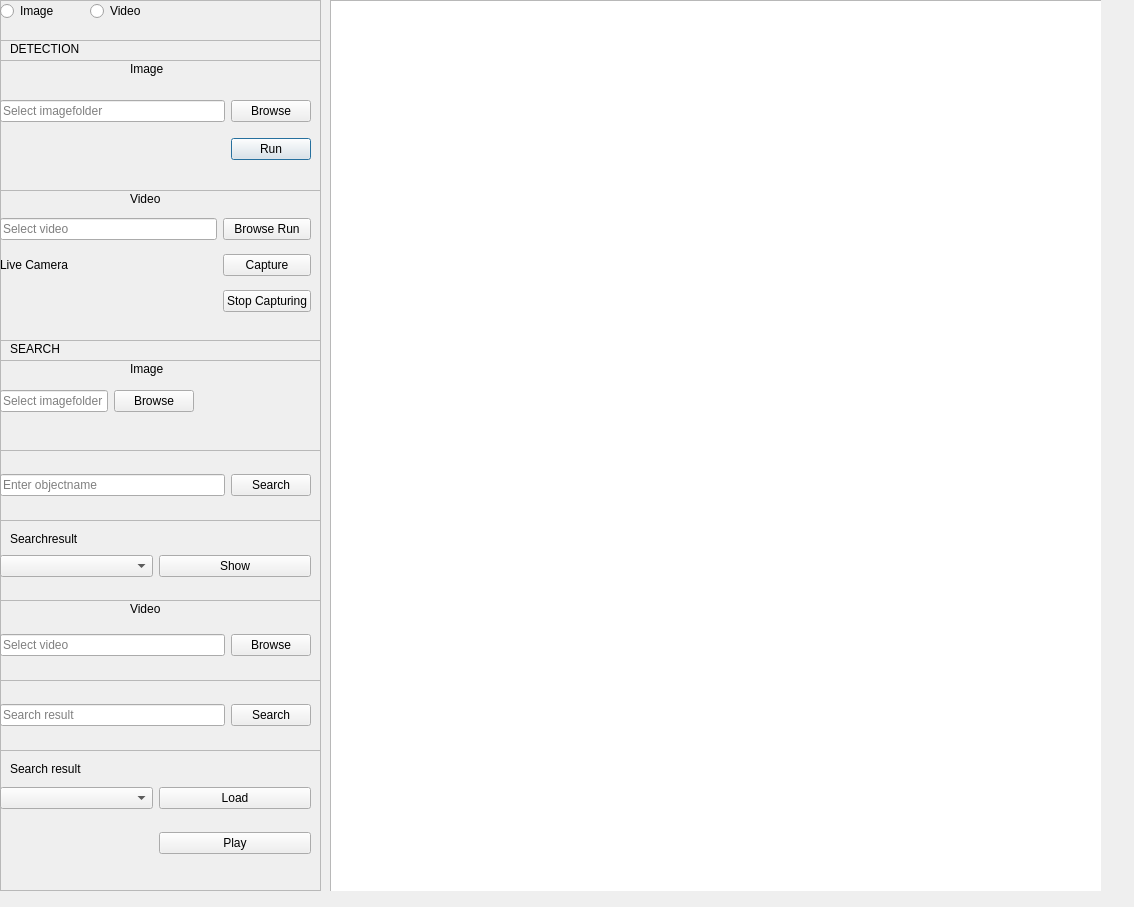
<?xml version="1.0" encoding="UTF-8"?>
<ui version="4.0">
 <class>Dialog</class>
 <widget class="QDialog" name="Dialog">
  <property name="geometry">
   <rect>
    <x>0</x>
    <y>0</y>
    <width>1134</width>
    <height>907</height>
   </rect>
  </property>
  <property name="windowTitle">
   <string>Dialog</string>
  </property>
  <widget class="QFrame" name="main_frame">
   <property name="geometry">
    <rect>
     <x>0</x>
     <y>0</y>
     <width>321</width>
     <height>891</height>
    </rect>
   </property>
   <property name="frameShape">
    <enum>QFrame::StyledPanel</enum>
   </property>
   <property name="frameShadow">
    <enum>QFrame::Raised</enum>
   </property>
   <widget class="QRadioButton" name="img_rad_btn">
    <property name="geometry">
     <rect>
      <x>0</x>
      <y>0</y>
      <width>71</width>
      <height>22</height>
     </rect>
    </property>
    <property name="text">
     <string>Image</string>
    </property>
   </widget>
   <widget class="QRadioButton" name="radioButton">
    <property name="geometry">
     <rect>
      <x>90</x>
      <y>0</y>
      <width>81</width>
      <height>22</height>
     </rect>
    </property>
    <property name="text">
     <string>Video</string>
    </property>
   </widget>
   <widget class="QLabel" name="label_2">
    <property name="geometry">
     <rect>
      <x>60</x>
      <y>720</y>
      <width>67</width>
      <height>17</height>
     </rect>
    </property>
    <property name="text">
     <string/>
    </property>
   </widget>
   <widget class="QFrame" name="detection_frame">
    <property name="geometry">
     <rect>
      <x>0</x>
      <y>40</y>
      <width>321</width>
      <height>301</height>
     </rect>
    </property>
    <property name="frameShape">
     <enum>QFrame::StyledPanel</enum>
    </property>
    <property name="frameShadow">
     <enum>QFrame::Raised</enum>
    </property>
    <widget class="QLabel" name="det_lbl">
     <property name="geometry">
      <rect>
       <x>10</x>
       <y>0</y>
       <width>91</width>
       <height>17</height>
      </rect>
     </property>
     <property name="text">
      <string>DETECTION</string>
     </property>
    </widget>
    <widget class="QFrame" name="det_slct_img_frame">
     <property name="geometry">
      <rect>
       <x>0</x>
       <y>20</y>
       <width>321</width>
       <height>131</height>
      </rect>
     </property>
     <property name="frameShape">
      <enum>QFrame::StyledPanel</enum>
     </property>
     <property name="frameShadow">
      <enum>QFrame::Raised</enum>
     </property>
     <widget class="QWidget" name="gridLayoutWidget_2">
      <property name="geometry">
       <rect>
        <x>0</x>
        <y>30</y>
        <width>311</width>
        <height>81</height>
       </rect>
      </property>
      <layout class="QGridLayout" name="det_img_grid">
       <item row="2" column="1">
        <widget class="QPushButton" name="det_img_run_btn">
         <property name="text">
          <string>Run</string>
         </property>
        </widget>
       </item>
       <item row="0" column="1">
        <widget class="QPushButton" name="det_img_brw_btn">
         <property name="text">
          <string>Browse</string>
         </property>
        </widget>
       </item>
       <item row="0" column="0">
        <widget class="QLineEdit" name="det_img_txtbx">
         <property name="placeholderText">
          <string>Select imagefolder</string>
         </property>
        </widget>
       </item>
      </layout>
     </widget>
     <widget class="QLabel" name="det_img_lbl">
      <property name="geometry">
       <rect>
        <x>130</x>
        <y>0</y>
        <width>51</width>
        <height>17</height>
       </rect>
      </property>
      <property name="text">
       <string>Image</string>
      </property>
     </widget>
    </widget>
    <widget class="QFrame" name="dete_vid_frame">
     <property name="geometry">
      <rect>
       <x>0</x>
       <y>150</y>
       <width>321</width>
       <height>151</height>
      </rect>
     </property>
     <property name="frameShape">
      <enum>QFrame::StyledPanel</enum>
     </property>
     <property name="frameShadow">
      <enum>QFrame::Raised</enum>
     </property>
     <widget class="QWidget" name="gridLayoutWidget">
      <property name="geometry">
       <rect>
        <x>0</x>
        <y>20</y>
        <width>311</width>
        <height>111</height>
       </rect>
      </property>
      <layout class="QGridLayout" name="det_vid_grid">
       <item row="0" column="0">
        <widget class="QLineEdit" name="det_vid_txtbx">
         <property name="placeholderText">
          <string>Select video</string>
         </property>
        </widget>
       </item>
       <item row="2" column="1">
        <widget class="QPushButton" name="det_vid_captr_btn">
         <property name="text">
          <string>Capture</string>
         </property>
        </widget>
       </item>
       <item row="0" column="1">
        <widget class="QPushButton" name="det_vid_brsrun_btn">
         <property name="text">
          <string>Browse Run</string>
         </property>
        </widget>
       </item>
       <item row="3" column="1">
        <widget class="QPushButton" name="det_vid_stop_btn">
         <property name="text">
          <string>Stop Capturing</string>
         </property>
        </widget>
       </item>
       <item row="2" column="0">
        <widget class="QLabel" name="det_vid_lvcam_lbl">
         <property name="text">
          <string>Live Camera</string>
         </property>
        </widget>
       </item>
      </layout>
     </widget>
     <widget class="QLabel" name="det_vid_lbl">
      <property name="geometry">
       <rect>
        <x>130</x>
        <y>0</y>
        <width>51</width>
        <height>17</height>
       </rect>
      </property>
      <property name="text">
       <string>Video</string>
      </property>
     </widget>
    </widget>
   </widget>
   <widget class="QFrame" name="search_frame">
    <property name="geometry">
     <rect>
      <x>0</x>
      <y>340</y>
      <width>321</width>
      <height>551</height>
     </rect>
    </property>
    <property name="frameShape">
     <enum>QFrame::StyledPanel</enum>
    </property>
    <property name="frameShadow">
     <enum>QFrame::Raised</enum>
    </property>
    <widget class="QLabel" name="srch_Lbl">
     <property name="geometry">
      <rect>
       <x>10</x>
       <y>0</y>
       <width>67</width>
       <height>17</height>
      </rect>
     </property>
     <property name="text">
      <string>SEARCH</string>
     </property>
    </widget>
    <widget class="QFrame" name="search_img_frame">
     <property name="geometry">
      <rect>
       <x>0</x>
       <y>20</y>
       <width>321</width>
       <height>91</height>
      </rect>
     </property>
     <property name="frameShape">
      <enum>QFrame::StyledPanel</enum>
     </property>
     <property name="frameShadow">
      <enum>QFrame::Raised</enum>
     </property>
     <widget class="QWidget" name="gridLayoutWidget_5">
      <property name="geometry">
       <rect>
        <x>0</x>
        <y>30</y>
        <width>311</width>
        <height>51</height>
       </rect>
      </property>
      <layout class="QGridLayout" name="srch_img_grid" columnstretch="0,0">
       <property name="sizeConstraint">
        <enum>QLayout::SetFixedSize</enum>
       </property>
       <item row="1" column="1">
        <widget class="QPushButton" name="srch_img_brws_btn">
         <property name="text">
          <string>Browse</string>
         </property>
        </widget>
       </item>
       <item row="1" column="0">
        <widget class="QLineEdit" name="srch_img_txtbx">
         <property name="placeholderText">
          <string>Select imagefolder</string>
         </property>
        </widget>
       </item>
      </layout>
     </widget>
     <widget class="QLabel" name="srch_img_lbl">
      <property name="geometry">
       <rect>
        <x>130</x>
        <y>0</y>
        <width>51</width>
        <height>17</height>
       </rect>
      </property>
      <property name="text">
       <string>Image</string>
      </property>
     </widget>
    </widget>
    <widget class="QFrame" name="srch_obj_frame">
     <property name="geometry">
      <rect>
       <x>0</x>
       <y>110</y>
       <width>321</width>
       <height>71</height>
      </rect>
     </property>
     <property name="frameShape">
      <enum>QFrame::StyledPanel</enum>
     </property>
     <property name="frameShadow">
      <enum>QFrame::Raised</enum>
     </property>
     <widget class="QWidget" name="gridLayoutWidget_6">
      <property name="geometry">
       <rect>
        <x>0</x>
        <y>10</y>
        <width>311</width>
        <height>51</height>
       </rect>
      </property>
      <layout class="QGridLayout" name="srch_obj_grid">
       <item row="0" column="1">
        <widget class="QPushButton" name="srch_obj_brws_btn">
         <property name="text">
          <string>Search</string>
         </property>
        </widget>
       </item>
       <item row="0" column="0">
        <widget class="QLineEdit" name="srch_obj_txtbx">
         <property name="inputMethodHints">
          <set>Qt::ImhHiddenText</set>
         </property>
         <property name="text">
          <string/>
         </property>
         <property name="placeholderText">
          <string>Enter objectname</string>
         </property>
        </widget>
       </item>
      </layout>
     </widget>
     <zorder>gridLayoutWidget_6</zorder>
     <zorder>srch_rslt_frame</zorder>
     <zorder>srch_rslt_frame</zorder>
    </widget>
    <widget class="QFrame" name="srch_rslt_frame">
     <property name="geometry">
      <rect>
       <x>0</x>
       <y>180</y>
       <width>321</width>
       <height>81</height>
      </rect>
     </property>
     <property name="frameShape">
      <enum>QFrame::StyledPanel</enum>
     </property>
     <property name="frameShadow">
      <enum>QFrame::Raised</enum>
     </property>
     <widget class="QWidget" name="gridLayoutWidget_7">
      <property name="geometry">
       <rect>
        <x>0</x>
        <y>20</y>
        <width>311</width>
        <height>52</height>
       </rect>
      </property>
      <layout class="QGridLayout" name="srch_rslt_grid">
       <item row="0" column="1">
        <widget class="QPushButton" name="srch_img_shw_btn">
         <property name="text">
          <string>Show</string>
         </property>
        </widget>
       </item>
       <item row="0" column="0">
        <widget class="QComboBox" name="srch_img_cmbx"/>
       </item>
      </layout>
     </widget>
     <widget class="QLabel" name="srch_img_rslt_Lbl">
      <property name="geometry">
       <rect>
        <x>10</x>
        <y>10</y>
        <width>91</width>
        <height>17</height>
       </rect>
      </property>
      <property name="text">
       <string>Searchresult</string>
      </property>
     </widget>
    </widget>
    <widget class="QFrame" name="srch_vid_frame">
     <property name="geometry">
      <rect>
       <x>0</x>
       <y>260</y>
       <width>321</width>
       <height>81</height>
      </rect>
     </property>
     <property name="frameShape">
      <enum>QFrame::StyledPanel</enum>
     </property>
     <property name="frameShadow">
      <enum>QFrame::Raised</enum>
     </property>
     <widget class="QLabel" name="srch_vid_Lbl">
      <property name="geometry">
       <rect>
        <x>130</x>
        <y>0</y>
        <width>67</width>
        <height>17</height>
       </rect>
      </property>
      <property name="text">
       <string>Video</string>
      </property>
     </widget>
     <widget class="QWidget" name="gridLayoutWidget_3">
      <property name="geometry">
       <rect>
        <x>0</x>
        <y>20</y>
        <width>311</width>
        <height>51</height>
       </rect>
      </property>
      <layout class="QGridLayout" name="srch_slct_vid_grid">
       <item row="1" column="1">
        <widget class="QPushButton" name="srch_slct_video_brw_btn">
         <property name="text">
          <string>Browse</string>
         </property>
        </widget>
       </item>
       <item row="1" column="0">
        <widget class="QLineEdit" name="srch_slct_vid_txtbx">
         <property name="placeholderText">
          <string>Select video</string>
         </property>
        </widget>
       </item>
      </layout>
     </widget>
     <zorder>srch_vid_Lbl</zorder>
     <zorder>gridLayoutWidget_3</zorder>
     <zorder>srch_vid_obj_frame</zorder>
    </widget>
    <widget class="QFrame" name="srch_vid_obj_frame">
     <property name="geometry">
      <rect>
       <x>0</x>
       <y>340</y>
       <width>321</width>
       <height>71</height>
      </rect>
     </property>
     <property name="frameShape">
      <enum>QFrame::StyledPanel</enum>
     </property>
     <property name="frameShadow">
      <enum>QFrame::Raised</enum>
     </property>
     <widget class="QWidget" name="gridLayoutWidget_4">
      <property name="geometry">
       <rect>
        <x>0</x>
        <y>10</y>
        <width>311</width>
        <height>51</height>
       </rect>
      </property>
      <layout class="QGridLayout" name="srch_vid_obj_grid">
       <item row="0" column="1">
        <widget class="QPushButton" name="srch_vid_obj_srch_btn">
         <property name="text">
          <string>Search</string>
         </property>
        </widget>
       </item>
       <item row="0" column="0">
        <widget class="QLineEdit" name="srch_vid_obj_txtbx">
         <property name="placeholderText">
          <string>Search result</string>
         </property>
        </widget>
       </item>
      </layout>
     </widget>
    </widget>
    <widget class="QFrame" name="frame">
     <property name="geometry">
      <rect>
       <x>0</x>
       <y>410</y>
       <width>321</width>
       <height>151</height>
      </rect>
     </property>
     <property name="frameShape">
      <enum>QFrame::StyledPanel</enum>
     </property>
     <property name="frameShadow">
      <enum>QFrame::Raised</enum>
     </property>
     <widget class="QWidget" name="gridLayoutWidget_8">
      <property name="geometry">
       <rect>
        <x>0</x>
        <y>20</y>
        <width>311</width>
        <height>101</height>
       </rect>
      </property>
      <layout class="QGridLayout" name="srch_vid_rslt_grid">
       <item row="1" column="1">
        <widget class="QPushButton" name="srch_vid_rslt_play_btn">
         <property name="text">
          <string>Play</string>
         </property>
        </widget>
       </item>
       <item row="0" column="1">
        <widget class="QPushButton" name="srch_vid_rslt_Ld_btn">
         <property name="text">
          <string>Load</string>
         </property>
        </widget>
       </item>
       <item row="0" column="0">
        <widget class="QComboBox" name="srch_vid_rslt_cmbx"/>
       </item>
      </layout>
     </widget>
     <widget class="QLabel" name="srch_vid_rslt_Lbl">
      <property name="geometry">
       <rect>
        <x>10</x>
        <y>10</y>
        <width>101</width>
        <height>17</height>
       </rect>
      </property>
      <property name="text">
       <string>Search result</string>
      </property>
     </widget>
    </widget>
    <zorder>srch_Lbl</zorder>
    <zorder>textEdit</zorder>
    <zorder>search_img_frame</zorder>
    <zorder>srch_obj_frame</zorder>
    <zorder>srch_rslt_frame</zorder>
    <zorder>srch_vid_frame</zorder>
    <zorder>srch_vid_obj_frame</zorder>
    <zorder>frame</zorder>
   </widget>
  </widget>
  <widget class="QFrame" name="video_frame">
   <property name="geometry">
    <rect>
     <x>330</x>
     <y>0</y>
     <width>771</width>
     <height>891</height>
    </rect>
   </property>
   <property name="frameShape">
    <enum>QFrame::StyledPanel</enum>
   </property>
   <property name="frameShadow">
    <enum>QFrame::Raised</enum>
   </property>
   <widget class="QGraphicsView" name="graphicsView">
    <property name="geometry">
     <rect>
      <x>0</x>
      <y>0</y>
      <width>831</width>
      <height>901</height>
     </rect>
    </property>
   </widget>
   <zorder>graphicsView</zorder>
   <zorder>gridLayoutWidget_8</zorder>
  </widget>
 </widget>
 <resources/>
 <connections/>
</ui>
